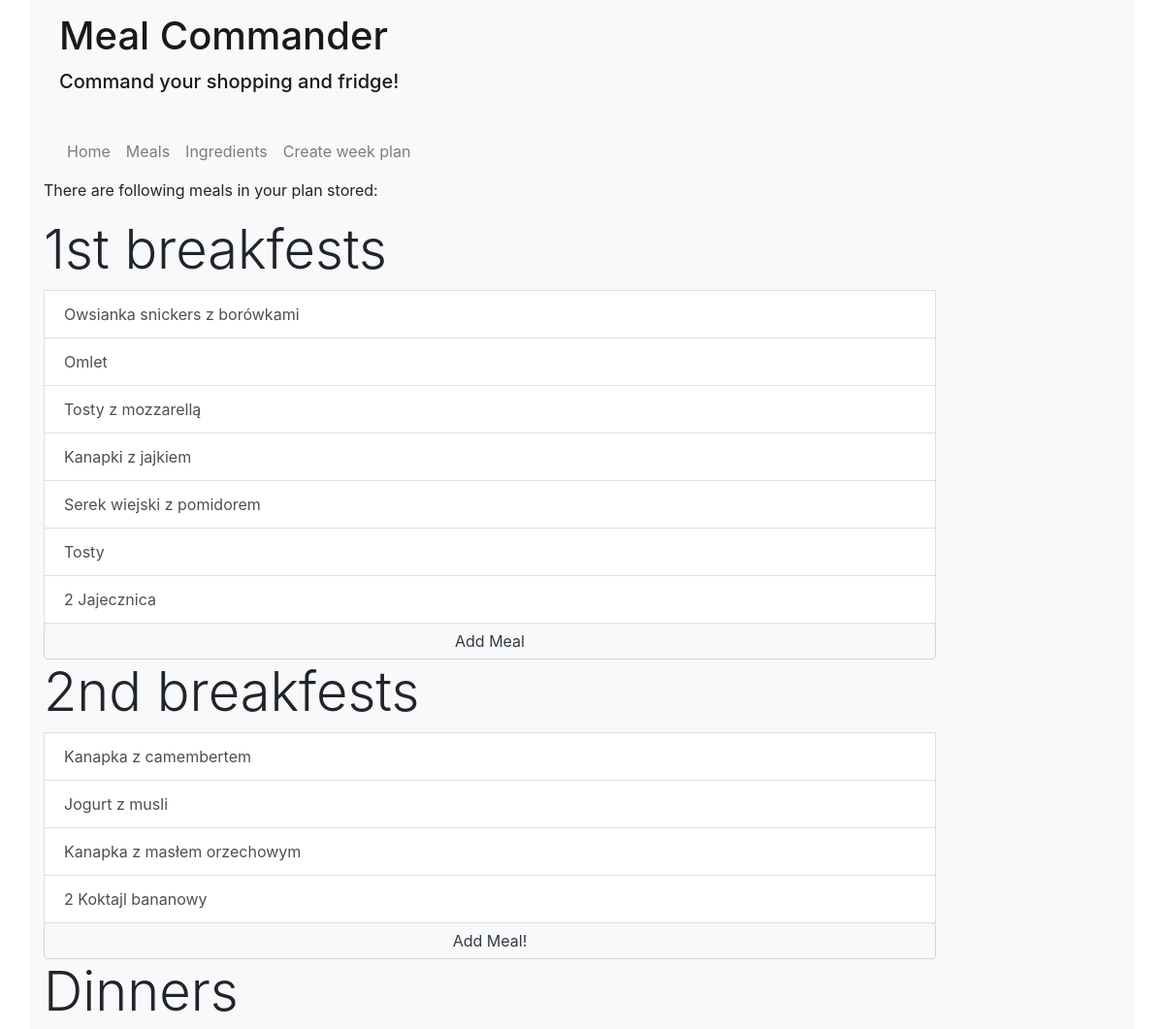
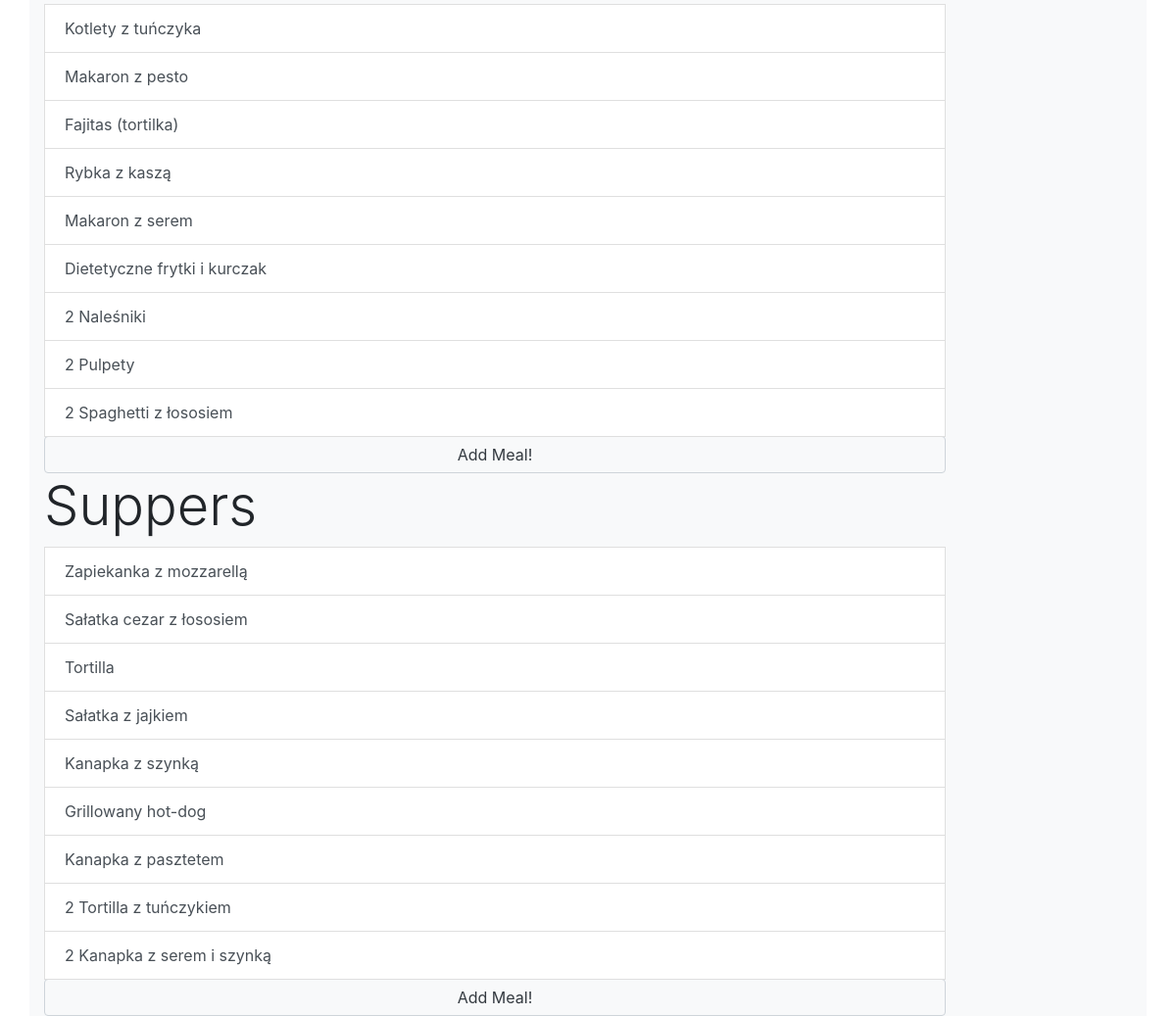
Screenshot of /meal_commander/dish with the database file from the repository (2 pictures, top to bottom).
### meal_commander/models.py (models this page shows, shortened)
class Dish(models.Model):
	MEAL_TYPE_CHOICES = (
		(0, '1st breakfest'),
		(1, '2nd breakfest'),
		(2, 'Dinner'),
		(3, 'Supper'),
		)
	at_plan = models.IntegerField(default=0)
	name = models.CharField(max_length=30)
	meal_type = models.IntegerField(default=0, choices=MEAL_TYPE_CHOICES)

### meal_commander/views.py (the view)
# urls.py: path('dish', views.dish, name='dish'),
def dish(request):
	dish_list_1st_breakfest = Dish.objects.filter(meal_type=0)
	dish_list_2nd_breakfest = Dish.objects.filter(meal_type=1)
	dish_list_dinner = Dish.objects.filter(meal_type=2)
	dish_list_supper = Dish.objects.filter(meal_type=3)
	context = {
		'dish_list_1st_breakfest' : dish_list_1st_breakfest,
		'dish_list_2nd_breakfest' : dish_list_2nd_breakfest,
		'dish_list_dinner' : dish_list_dinner,
		'dish_list_supper' : dish_list_supper,
	}
	return render(request, 'dish.html', context=context)

### meal_commander/templates/dish.html
{% extends "base_generic.html" %}
{% block content %}
  <p>There are following meals in your plan stored:</p>
<div class="list-group">
  <h2 class="display-4">1st breakfests</h2>
  {% for dish in dish_list_1st_breakfest %}
          <a class="list-group-item list-group-item-action" href="dish/{{dish.name}}">{{dish.name}}</a>
      {% if forloop.last %}
          <a class="btn btn-outline-dark" role="button" href="{% url 'add_dish' 0 %}">Add Meal</a>
    {% endif %}
      {% empty %}
        <a class="btn btn-outline-dark" role="button" href="{% url 'add_dish' 0 %}">Add Meal</a>
      {%endfor%}
</div>
<div class="list-group">
  <h2 class="display-4">2nd breakfests</h2>
  {% for dish in dish_list_2nd_breakfest %}
          <a class="list-group-item list-group-item-action" href="dish/{{dish.name}}">{{dish.name}}</a>
      {% if forloop.last %}
          <a class="btn btn-outline-dark" role="button" href="{% url 'add_dish' 1 %}">Add Meal!</a>
    {% endif %}
      {% empty %}
        <a class="btn btn-outline-dark" role="button" href="{% url 'add_dish' 1 %}">Add Meal!</a>
      {%endfor%}
</div>
<div class="list-group">
  <h2 class="display-4">Dinners</h2>
  {% for dish in dish_list_dinner %}
          <a class="list-group-item list-group-item-action" href="dish/{{dish.name}}">{{dish.name}}</a>
      {% if forloop.last %}
          <a class="btn btn-outline-dark" role="button" href="{% url 'add_dish' 2 %}">Add Meal!</a>
    {% endif %}
      {% empty %}
        <a class="btn btn-outline-dark" role="button" href="{% url 'add_dish' 2 %}">Add Meal!</a>
      {%endfor%}
</div>
<div class="list-group">
  <h2 class="display-4">Suppers</h2>
  {% for dish in dish_list_supper %}
          <a class="list-group-item list-group-item-action" href="dish/{{dish.name}}">{{dish.name}}</a>
      {% if forloop.last %}
          <a class="btn btn-outline-dark" role="button" href="{% url 'add_dish' 3 %}">Add Meal!</a>
    {% endif %}
      {% empty %}
        <a class="btn btn-outline-dark" role="button" href="{% url 'add_dish' 3 %}">Add Meal!</a>
      {%endfor%}
</div>
{% endblock %}

### meal_commander/templates/base_generic.html (shortened to what this page needs)
<!DOCTYPE html>
<html lang="en">
<head>
  <link rel="stylesheet" href="https://stackpath.bootstrapcdn.com/bootstrap/4.1.3/css/bootstrap.min.css">
<link rel="stylesheet" href="https://cdn.jsdelivr.net/npm/bootstrap-select@1.13.18/dist/css/bootstrap-select.min.css">
  {% load static %}
  <link rel="stylesheet" href="{% static 'css/styles.css' %}">
</head>
<body>
  <div class="container bg-light">
    <nav class="navbar navbar-light bg-light">
  <span class="navbar-brand mb-0 h1"><h1>Meal Commander</h1> <p>Command your shopping and fridge!</p></span>
</nav>
      <nav class="navbar navbar-expand-lg navbar-light bg-light">
  <div class="collapse navbar-collapse" id="navbarNavAltMarkup">
    <div class="navbar-nav">
      <a class="nav-item nav-link" href="{% url 'index' %}">Home <span class="sr-only">(current)</span></a>
      <a class="nav-item nav-link" href="{% url 'dish' %}">Meals</a>
      <a class="nav-item nav-link" href="{% url 'ingredient' %}">Ingredients</a>
      <a class="nav-item nav-link" href="{% url 'create_plan' %}">Create week plan</a>
    </div>
  </div>
</nav>    <div class="row">
      <div class="col-sm-10 ">{% block content %}{% endblock %}</div>
    </div>
  </div>
</body>
</html>

### meal_commander/static/css/styles.css (style rules this page uses)
.btn { border : 1px solid #ced4da }

### rows the page displays
Dish: name "Owsianka snickers z borówkami"
Dish: name "Omlet"
Dish: name "Tosty z mozzarellą"
Dish: name "Kanapki z jajkiem"
Dish: name "Serek wiejski z pomidorem"
Dish: name "Tosty"
Dish: name "2 Jajecznica", shows "Add Meal"
Dish: name "Kanapka z camembertem"
Dish: name "Jogurt z musli"
Dish: name "Kanapka z masłem orzechowym"
Dish: name "2 Koktajl bananowy", shows "Add Meal!"
Dish: name "Kotlety z tuńczyka"
Dish: name "Makaron z pesto"
Dish: name "Fajitas (tortilka)"
Dish: name "Rybka z kaszą"
Dish: name "Makaron z serem"
Dish: name "Dietetyczne frytki i kurczak"
Dish: name "2 Naleśniki"
Dish: name "2 Pulpety"
Dish: name "2 Spaghetti z łososiem", shows "Add Meal!"
Dish: name "Zapiekanka z mozzarellą"
Dish: name "Sałatka cezar z łososiem"
Dish: name "Tortilla"
Dish: name "Sałatka z jajkiem"
Dish: name "Kanapka z szynką"
Dish: name "Grillowany hot-dog"
Dish: name "Kanapka z pasztetem"
Dish: name "2 Tortilla z tuńczykiem"
Dish: name "2 Kanapka z serem i szynką", shows "Add Meal!"
